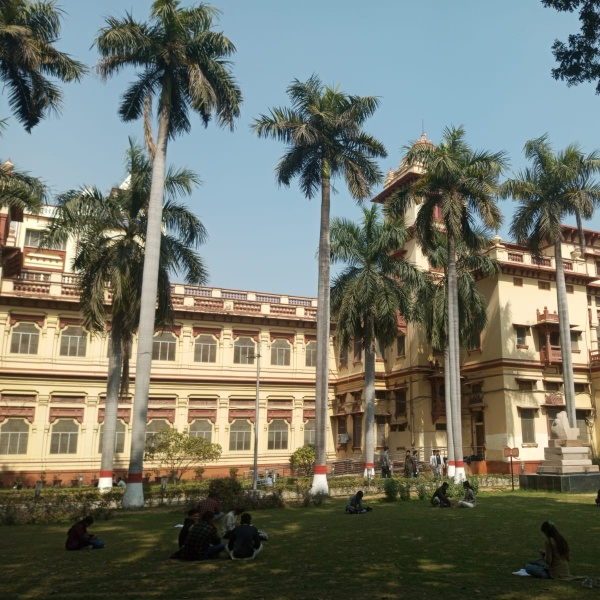
#> input picture left_75.jpg, 600 x 600 px
$ python Stitching.py
#> lines starting #> are read from the running program, lines starting #| are printed output that depends on the picture; long printed decimals are rounded
import cv2
import numpy as np
import matplotlib.pyplot as plt

# [12 lines of commented-out code are left out]

img1 = cv2.imread("left_75.jpg")
#> img1 is the input picture: shape (600, 600, 3); mean B, G, R 105, 117.2, 114.3
img2 = cv2.imread("right_75.jpg")
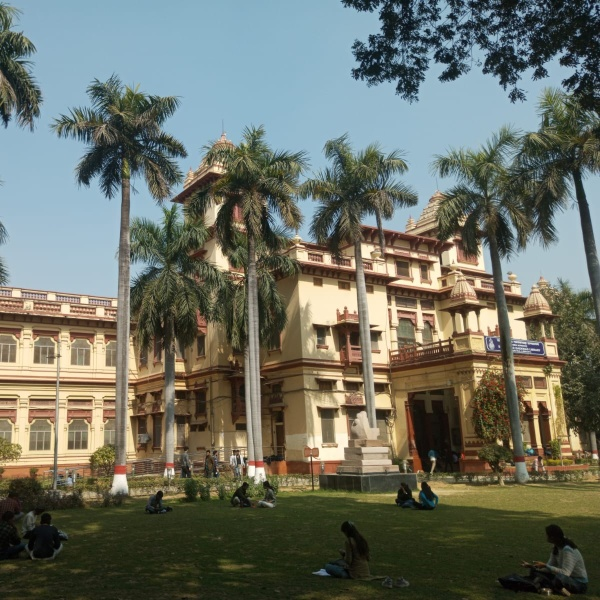
#> input picture right_75.jpg, 600 x 600 px
#> img2 is the input picture: shape (600, 600, 3); mean B, G, R 100.5, 111.8, 107.9

gray1 = cv2.cvtColor(img1, cv2.COLOR_BGR2GRAY)
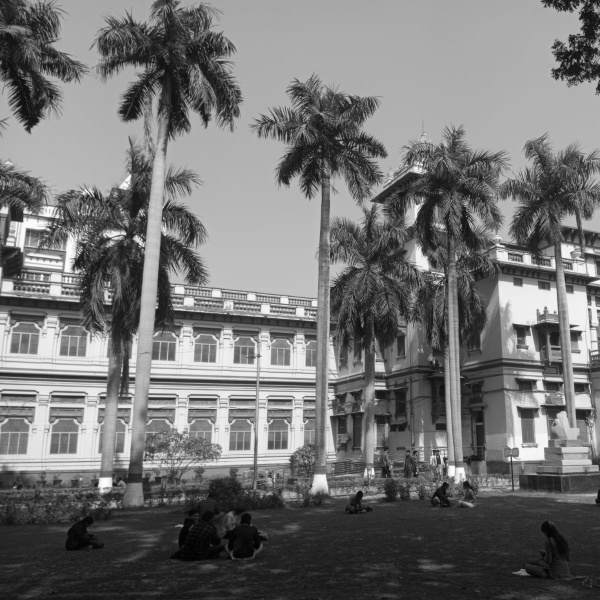
#> gray1: shape (600, 600); min 0, max 254, mean 114.9
gray2 = cv2.cvtColor(img2, cv2.COLOR_BGR2GRAY)
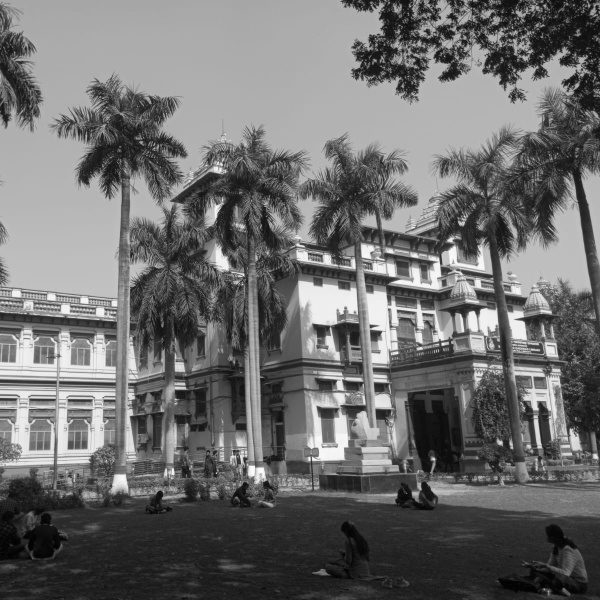
#> gray2: shape (600, 600); min 0, max 254, mean 109.4

orb = cv2.ORB_create(3000)
kp1, des1 = orb.detectAndCompute(gray1, None)
#> kp1 = 3000 keypoints; strongest (x, y, size): (509, 459, 31), (535, 380, 31), (105, 480, 77.1), (534, 380, 37.2)
kp2, des2 = orb.detectAndCompute(gray2, None)
#> kp2 = 3000 keypoints; strongest (x, y, size): (477, 312, 44.6), (476, 313, 37.2), (472, 312, 44.6), (380, 332, 31)

bf = cv2.BFMatcher(cv2.NORM_HAMMING, crossCheck=True)
matches = bf.match(des1, des2)
#> matches = 1304 matches
matches = sorted(matches, key=lambda x: x.distance)

good_matches = matches[:int(len(matches) * 0.2)]
#> good_matches = 260 matches

similarity_score = len(good_matches) / len(matches)
#> similarity_score = 0.199
print("Similarity Score:", similarity_score)
#| Similarity Score: 0.1994

pts1 = np.float32([kp1[m.queryIdx].pt for m in good_matches]).reshape(-1,1,2)
#> pts1 = 260 rows, first 8: [364, 498], [423, 159], [417, 163], [421, 164], [357, 148], [384, 495], [354, 148], [415, 168]
pts2 = np.float32([kp2[m.trainIdx].pt for m in good_matches]).reshape(-1,1,2)
#> pts2 = 260 rows, first 8: [164, 498], [223, 159], [217, 163], [221, 164], [157, 148], [184, 495], [154, 148], [215, 168]

H, _ = cv2.findHomography(pts2, pts1, cv2.RANSAC, 5.0)
#> H = [[1, -2.91e-05, 200], [-4.64e-06, 1, 0.00566], [-1.04e-08, -5.76e-08, 1]]

h1, w1 = img1.shape[:2]
#> h1 = 600; w1 = 600
h2, w2 = img2.shape[:2]
#> h2 = 600; w2 = 600

result = cv2.warpPerspective(img2, H, (w1 + w2, h1))
result[0:h1, 0:w1] = img1
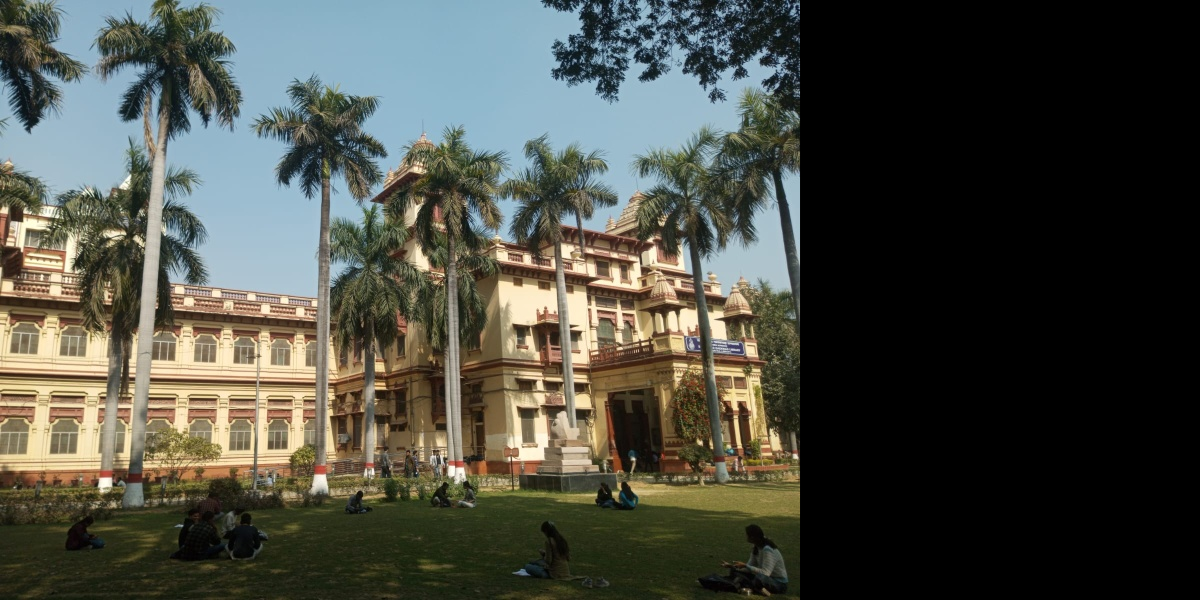
#> result: shape (600, 1200, 3); mean B, G, R 66.8, 75.1, 73.4

gray = cv2.cvtColor(result, cv2.COLOR_BGR2GRAY)
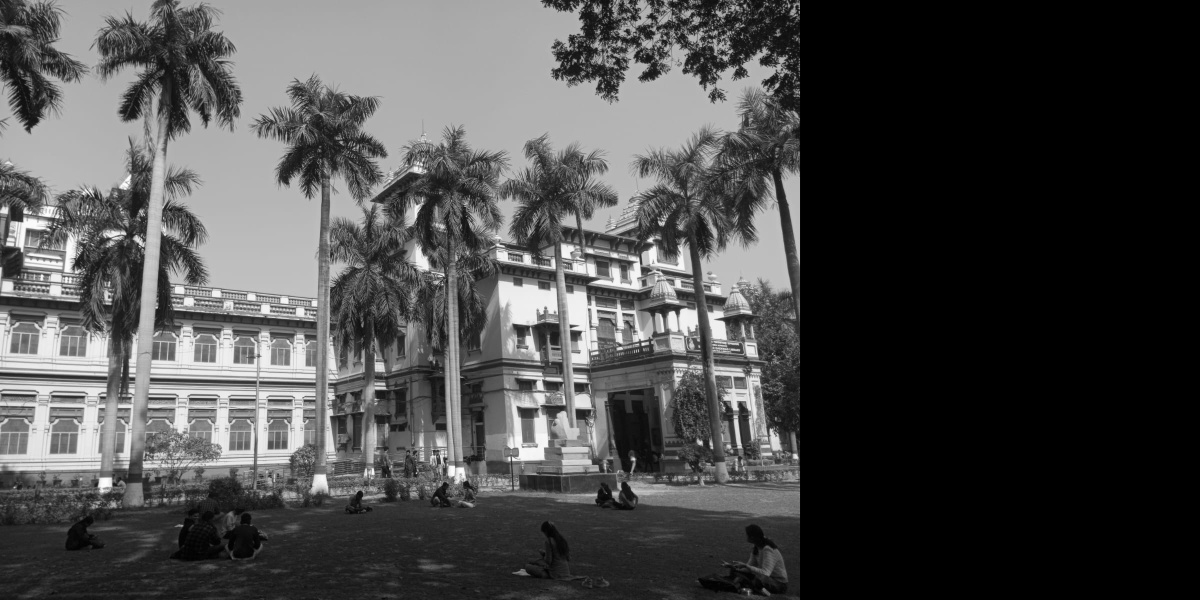
#> gray: shape (600, 1200); min 0, max 254, mean 73.6

h, w = gray.shape
#> h = 600; w = 1200

last_col = w - 1
#> last_col = 1199
for col in range(w - 1, -1, -1):
    if np.any(gray[:, col] > 0):
        last_col = col
        break

cropped_result = result[:, :last_col + 1]
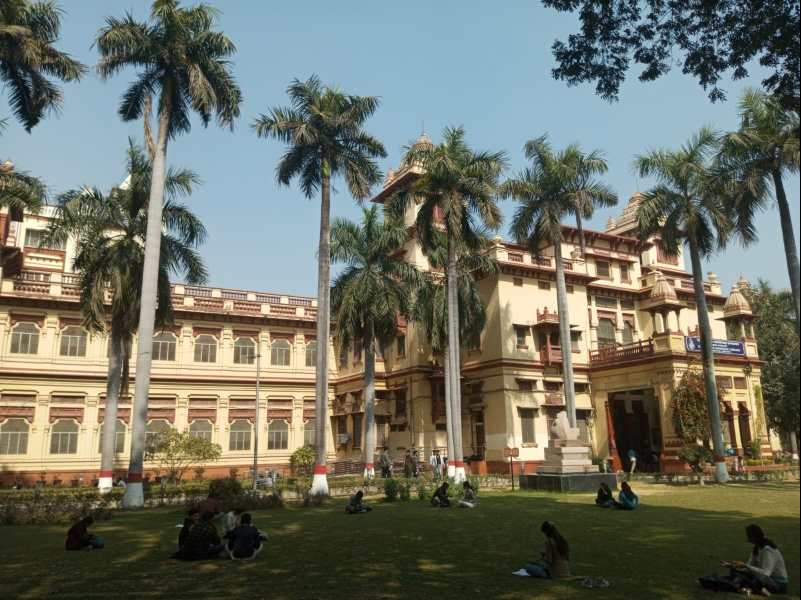
#> cropped_result: shape (600, 801, 3); mean B, G, R 100.1, 112.5, 109.9

match_img = cv2.drawMatches(img1, kp1, img2, kp2, good_matches, None)
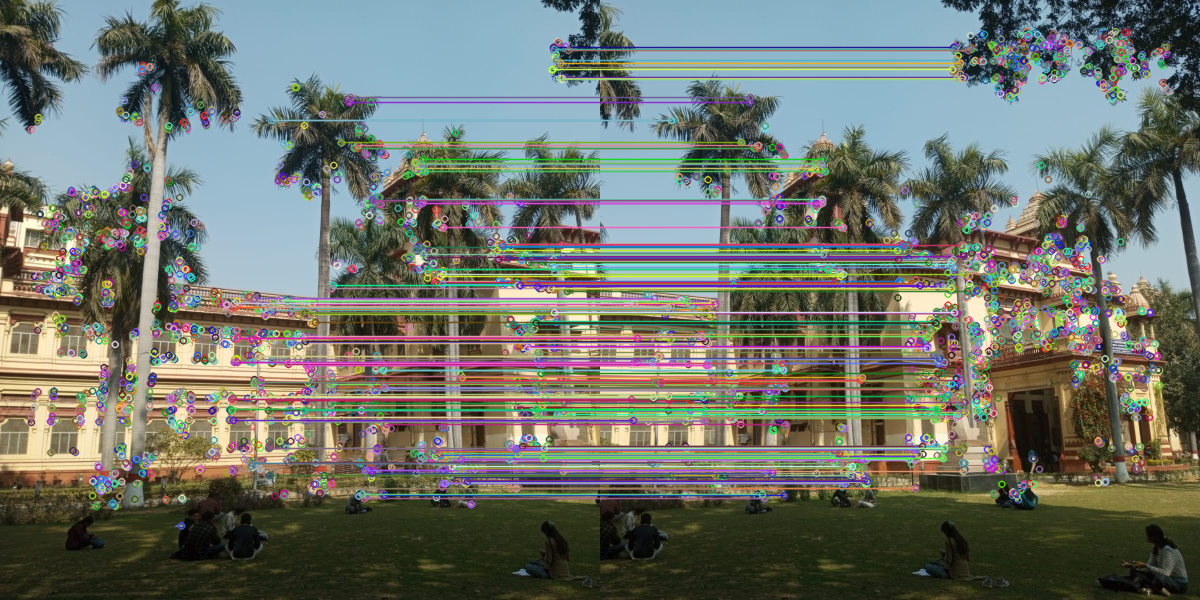
#> match_img: shape (600, 1200, 3); mean B, G, R 106.8, 115.5, 110.4

match_rgb = cv2.cvtColor(match_img, cv2.COLOR_BGR2RGB)
result_rgb = cv2.cvtColor(cropped_result, cv2.COLOR_BGR2RGB)


plt.figure(figsize=(20,10))

img1_rgb = cv2.cvtColor(img1, cv2.COLOR_BGR2RGB)
img2_rgb = cv2.cvtColor(img2, cv2.COLOR_BGR2RGB)

plt.subplot(2,2,1)
plt.imshow(img1_rgb)
plt.title("Feature Matches")
plt.axis("off")

plt.subplot(2,2,2)
plt.imshow(img2_rgb)
plt.title("Feature Matches")
plt.axis("off")

plt.subplot(2,2,3)
plt.imshow(match_rgb)
plt.title("Feature Matches")
plt.axis("off")

plt.subplot(2,2,4)
plt.imshow(result_rgb)
plt.title("Final Stitched")
plt.axis("off")

plt.tight_layout()
plt.show()
